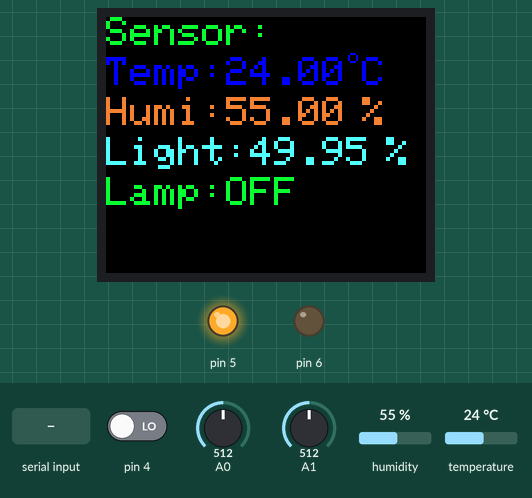
Simulated run of this sketch. Board: Arduino Uno, built with avr-gcc and run on an emulated ATmega328P. On the bench: 160×128 colour display, output pins drawn as LEDs (lit = HIGH). The inputs (shaded band) are chosen by the test bench; at power-on: pin 4 LOW, A1 = 512, humidity 55 %, A0 = 512, temperature 24 °C. What the sketch prints to the serial monitor is not drawn.

Above: at 1.2 s.
1.3 s: pin 4 driven HIGH
At 1.9 s:
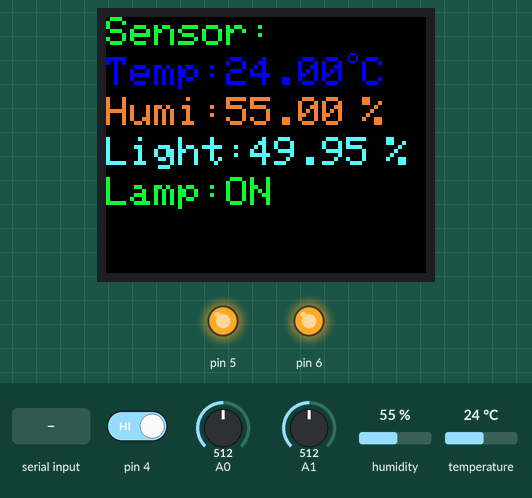
4.0 s: "c\n" received over Serial
At 4.5 s:
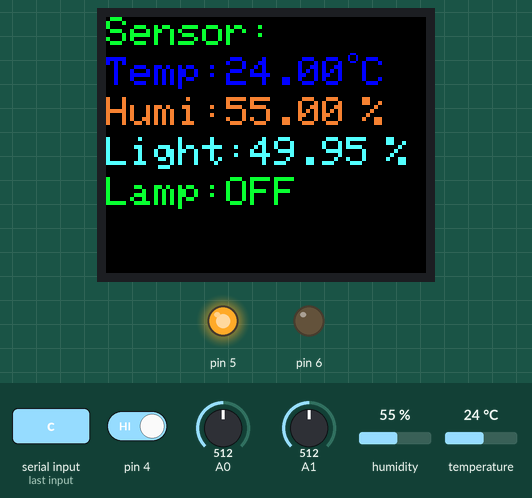
6.6 s: A1 set to 409
8.1 s: A1 set to 386
At 8.5 s:
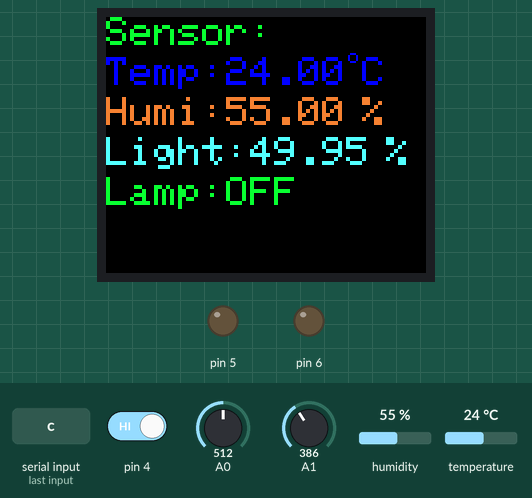
10.6 s: humidity set to 22 %
At 12.6 s:
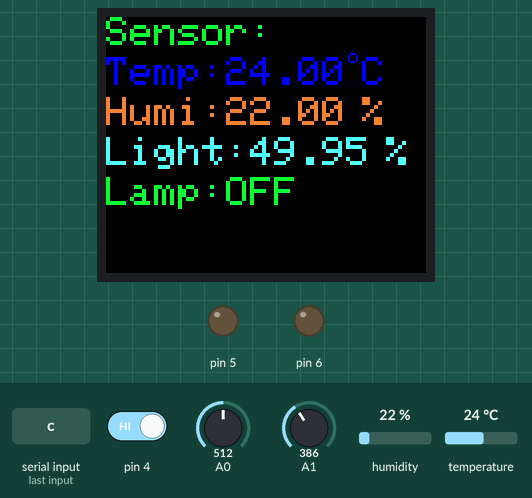
13.7 s: A0 set to 390
At 14.1 s:
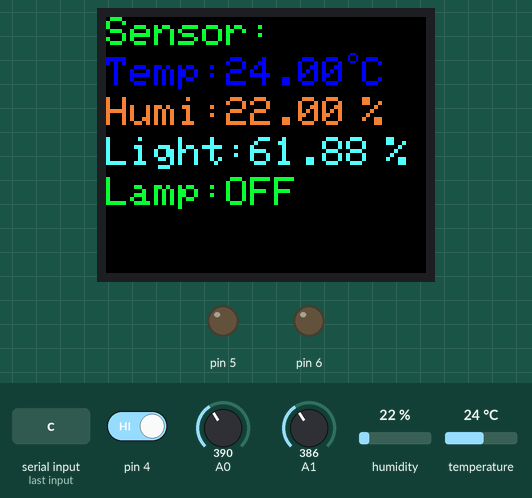
Timing chart, 0 to 16.2 s (numbered marks = the images above; inputs shaded):
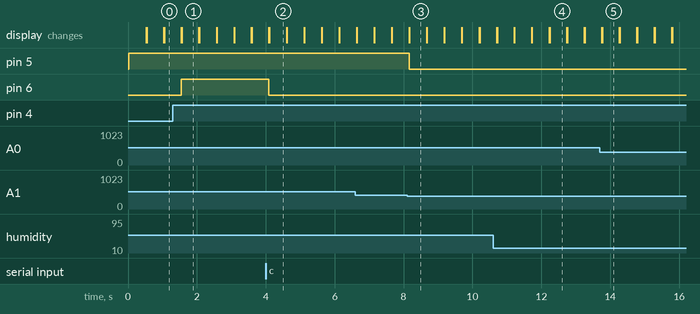

Measured:
- the behaviour switches between 401 and 400 on A1 (found by bisection; images 2 and 3)
- after the input at 1.3 s, pin 6: LOW → HIGH after 0.25 s; the display: first differs from a run without the input after 0.26 s (image 1)
- after the input at 4.0 s, pin 6: HIGH → LOW after 0.09 s; the display: first differs from a run without the input after 0.10 s (image 2)
- after the input at 8.1 s, pin 5: HIGH → LOW after 0.07 s
- after the input at 10.6 s, the display: first differs from a run without the input after 1.6 s (image 4)
- after the input at 13.7 s, the display: first differs from a run without the input after 0.06 s (image 5)
- what the display in image 1 shows lasts 0.5 s, from 1.6 s to 2.1 s

The sketch:

arduino_nano_code.ino
```cpp
#include "DHT.h"
#include <TFT.h>
#include <SPI.h>

#define cs   10
#define dc   9
#define rst  8

#define DHTPIN 7
#define DHTTYPE DHT22
DHT dht(DHTPIN, DHTTYPE);

// create an instance of the library
TFT TFTscreen = TFT(cs, dc, rst);

// char array to print to the screen
//sensor1
char sensorPrintout1[6];
char sensorPrintout2[6];
char sensorPrintout3[6];
char lampStatus[4] = "OFF";
int lamp_status = 0;

String receivedMessage;

void setup() {
  pinMode(5, OUTPUT);
  pinMode(6, OUTPUT);

  Serial.begin(115200);
  dht.begin();

  // TFT SCREEN
  TFTscreen.begin();
  TFTscreen.background(0, 0, 0);
  TFTscreen.stroke(14, 255, 55); // bgr
  TFTscreen.setTextSize(2);
  TFTscreen.text("Sensor: ", 0, 0);
  TFTscreen.text("Lamp: ", 0, 80);
  TFTscreen.text(lampStatus, 60, 80);
}
int prev_button = 0;
int count = 0;
void loop() {
  int current_button = digitalRead(4);
  if (prev_button == 0 && current_button == 1) {
    TFTscreen.stroke(0, 0, 0);
    TFTscreen.text(lampStatus, 60, 80);
    if (lamp_status == 0) {
      digitalWrite(6, HIGH);
      lamp_status = 1;
      strcpy(lampStatus, "ON");
      Serial.println("l1");
    } else {
      digitalWrite(6, LOW);
      lamp_status = 0;
      strcpy(lampStatus, "OFF");
      Serial.println("l0");
    }
    TFTscreen.stroke(14, 255, 55); // bgr
    TFTscreen.text(lampStatus, 60, 80);
  }
  prev_button = current_button;
  while (Serial.available() > 0) {
    char receivedChar = Serial.read();
    if (receivedChar == '\n') {
      Serial.println(receivedMessage);
      if (receivedMessage.charAt(0) == 'c') {
        TFTscreen.stroke(0, 0, 0);
        TFTscreen.text(lampStatus, 60, 80);
        if (receivedMessage.charAt(1) == '1') {
          digitalWrite(6, HIGH);
          lamp_status = 1;
          strcpy(lampStatus, "ON");
        } else {
          digitalWrite(6, LOW);
          lamp_status = 0;
          strcpy(lampStatus, "OFF");
        }
        TFTscreen.stroke(14, 255, 55); // bgr
        TFTscreen.text(lampStatus, 60, 80);
      }
      receivedMessage = "";  // Reset the received message
    } else {
      receivedMessage += receivedChar;  // Append characters to the received message
    }
  }

  float humi = dht.readHumidity();
  float temp = dht.readTemperature();
  int light_analog = analogRead(A0);
  float light = 100 - (light_analog / 1023.0) * 100.0;

  int mq2_analog = analogRead(A1);
//  Serial.println(mq2_analog);
  if (mq2_analog > 400) {
    digitalWrite(5, HIGH);
  } else {
    digitalWrite(5, LOW);
  }

  if (isnan(humi) || isnan(temp)) {
    return;
  }

  String sensorVal = String(temp);
  sensorVal.toCharArray(sensorPrintout1, 6);
  TFTscreen.stroke(0, 0, 255);
  TFTscreen.text("Temp:", 0, 20);
  TFTscreen.text(sensorPrintout1, 60, 20);
  TFTscreen.circle(123, 20, 2);
  TFTscreen.text("C", 128, 20);

  sensorVal = String(humi);
  sensorVal.toCharArray(sensorPrintout2, 6);
  TFTscreen.stroke(246, 130, 50);
  TFTscreen.text("Humi:", 0, 40);
  TFTscreen.text(sensorPrintout2, 60, 40);
  TFTscreen.text("%", 128, 40);

  sensorVal = String(light);
  sensorVal.toCharArray(sensorPrintout3, 6);
  TFTscreen.stroke(85, 253, 255);
  TFTscreen.text("Light:", 0, 60);
  TFTscreen.text(sensorPrintout3, 72, 60);
  TFTscreen.text("%", 140, 60);

  delay(500);
  TFTscreen.stroke(0, 0, 0);
  TFTscreen.text(sensorPrintout1, 60, 20);
  TFTscreen.text(sensorPrintout2, 60, 40);
  TFTscreen.text(sensorPrintout3, 72, 60);

  if (count >= 39) {
    Serial.print("i");
    Serial.print(temp);
    Serial.print(humi);
    Serial.println(light);
    count = 0;
  }
  count = count + 1;
}
```
